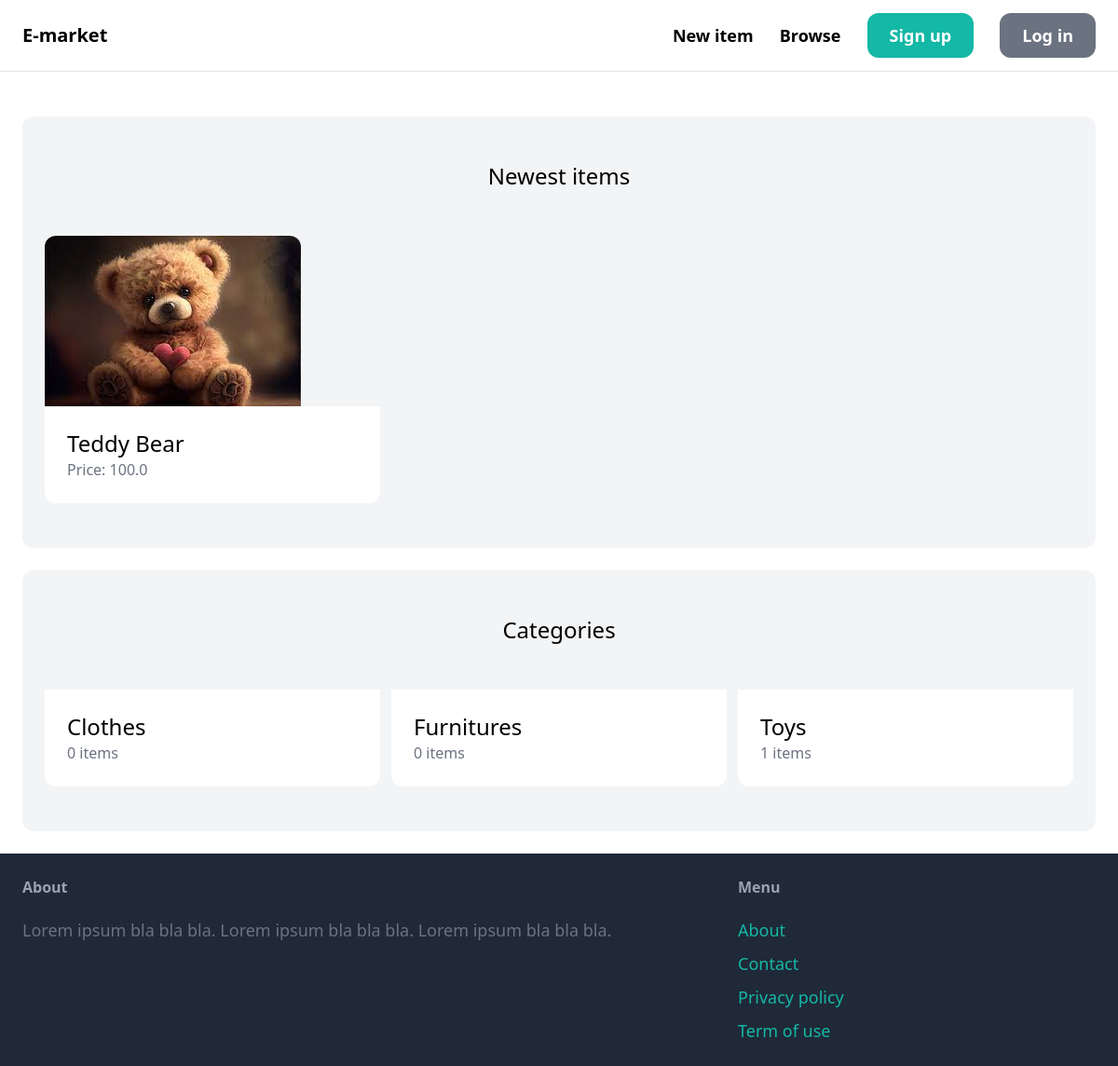
Before: /core/ with the older database file.
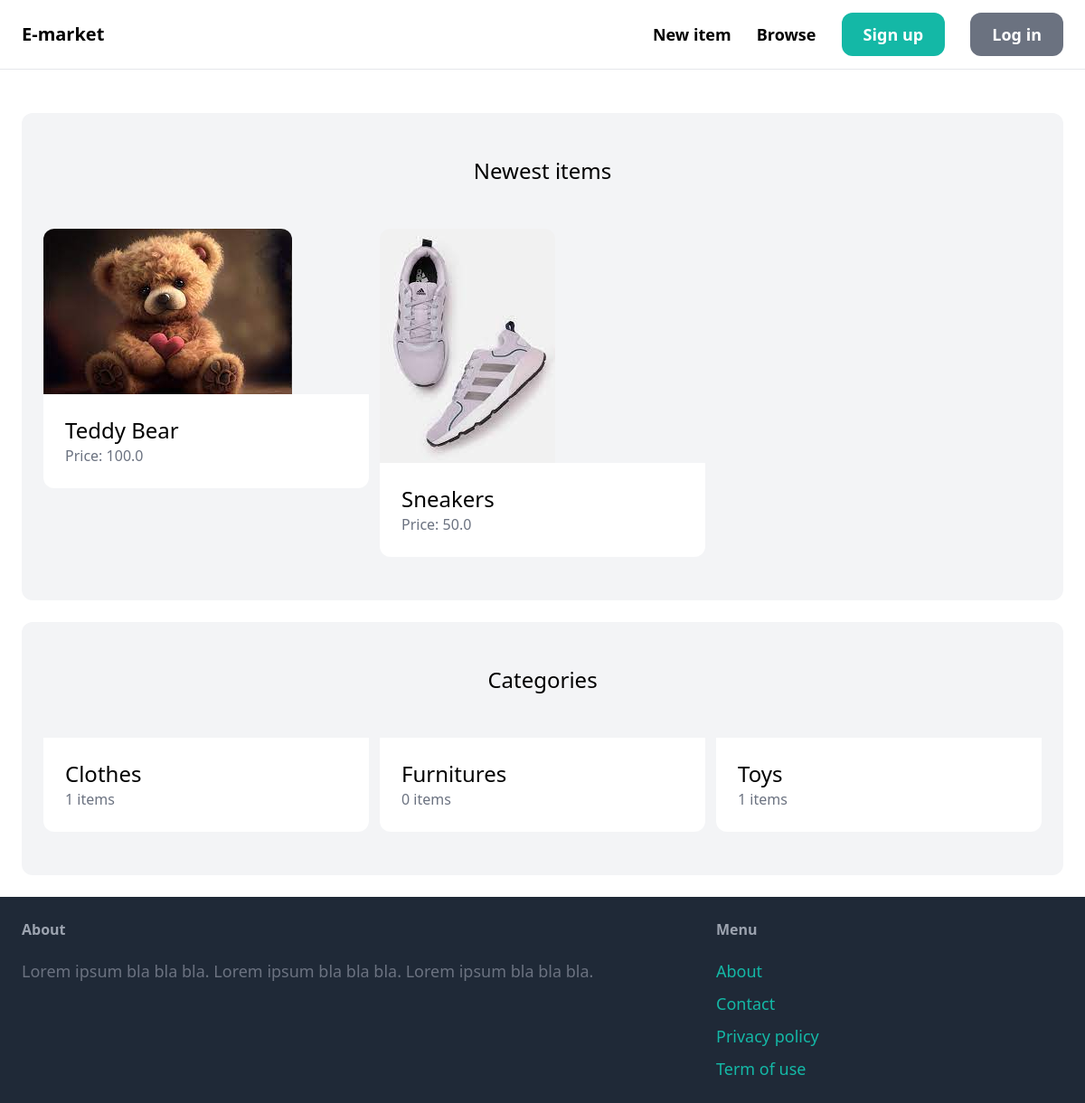
After: the same page with the newer database file.
### item/models.py (models this page shows, shortened)
class Item(models.Model):
    category = models.ForeignKey(CategoryModel, related_name='items', on_delete=models.CASCADE)
    name = models.CharField(max_length=255)
    description = models.TextField(blank=True,null=True)
    price = models.FloatField()
    image = models.ImageField(upload_to='item_images', blank=True, null=True)
    is_sold = models.BooleanField(default=False)
    created_by = models.ForeignKey(User,related_name='items',on_delete=models.CASCADE)
    created_at = models.DateField(auto_now_add=True)
    class Meta:
        verbose_name_plural = 'Items'

class CategoryModel(models.Model):
    name = models.CharField(max_length=255)
    class Meta:
        ordering = ('name',)
        verbose_name_plural = 'Categories'

### core/views.py (the view)
# urls.py: path('', views.index, name='index'),
def index(request):
    items = Item.objects.filter(is_sold = False)[0:6]
    category = CategoryModel.objects.all()
    return render(request, 'core/index.html',{
        'categories':category,
        'items':items,
    })

### core/templates/core/index.html (shortened to what this page needs)
{% extends 'core/base.html' %}
{% block content %}
<div class="mt-6 px-6 py-12 bg-gray-100 rounded-xl">
    <h2 class="mb-12 text-2xl text-center">Newest items</h2>
    <div class="grid grid-cols-3 gap-3">
        {% for item in items %}
            <div>
                <a href="{% url 'item:detail' item.id %}">
                    <div>
                        <img src="{{ item.image.url }}" class="rounded-t-xl">
                    </div>
                    <div class="p-6 bg-white rounded-b-xl">
                        <h2 class="text-2xl">{{ item.name }}</h2>
                        <p class="text-gray-500">Price: {{ item.price }}</p>
                    </div>
                </a>
            </div>
        {% endfor %}
    </div>
</div>
<div class="mt-6 px-6 py-12 bg-gray-100 rounded-xl">
    <h2 class="mb-12 text-2xl text-center">Categories</h2>
    <div class="grid grid-cols-3 gap-3">
        {% for category in categories %}
            <div>
                <a href="#">
                    <div class="p-6 bg-white rounded-b-xl">
                        <h2 class="text-2xl">{{ category.name }}</h2>
                        <p class="text-gray-500">{{ category.items.count }} items</p>
                    </div>
                </a>
            </div>
        {% endfor %}
    </div>
</div>
{% endblock content %}

Changed rows visible on the page:
added Item: image (picture), name "Sneakers", price "50.0"
computed for CategoryModel "Clothes": items.count "0" → "1"
